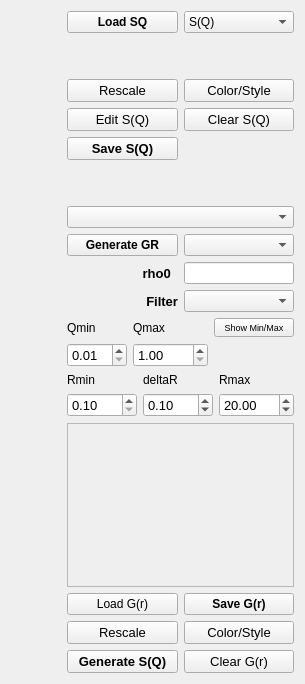
            <widget class="QWidget" name="tab_gR">
             <attribute name="title">
              <string>Calculate G(R)</string>
             </attribute>
             <layout class="QGridLayout" name="gridLayout">
              <item row="1" column="0">
               <widget class="QFrame" name="frame_graphicsView_gr">
                <property name="minimumSize">
                 <size>
                  <width>50</width>
                  <height>300</height>
                 </size>
                </property>
               </widget>
              </item>
              <item row="0" column="0">
               <widget class="QFrame" name="frame_graphicsView_sq">
                <property name="minimumSize">
                 <size>
                  <width>50</width>
                  <height>300</height>
                 </size>
                </property>
               </widget>
              </item>
              <item row="0" column="1">
               <layout class="QVBoxLayout" name="verticalLayout_42">
                <item>
                 <layout class="QGridLayout" name="gridLayout_18">
                  <item row="6" column="1">
                   <widget class="QPushButton" name="pushButton_clearSofQ">
                    <property name="font">
                     <font>
                      <pointsize>10</pointsize>
                     </font>
                    </property>
                    <property name="toolTip">
                     <string>&lt;html&gt;&lt;head/&gt;&lt;body&gt;&lt;p&gt;Clear S(Q) Canvas&lt;/p&gt;&lt;/body&gt;&lt;/html&gt;</string>
                    </property>
                    <property name="text">
                     <string>Clear S(Q)</string>
                    </property>
                   </widget>
                  </item>
                  <item row="1" column="0">
                   <widget class="QPushButton" name="pushButton_loadSQ">
                    <property name="sizePolicy">
                     <sizepolicy hsizetype="Preferred" vsizetype="Fixed">
                      <horstretch>0</horstretch>
                      <verstretch>0</verstretch>
                     </sizepolicy>
                    </property>
                    <property name="font">
                     <font>
                      <weight>75</weight>
                      <bold>true</bold>
                     </font>
                    </property>
                    <property name="toolTip">
                     <string>&lt;html&gt;&lt;head/&gt;&lt;body&gt;&lt;p&gt;Load S(Q) from the reduction tab. Plot S(Q), S(Q)-1 or Q[S(Q)-1] according to the selected radio buttons below.&lt;/p&gt;&lt;p&gt;&lt;span style=&quot; font-weight:600;&quot;&gt;Use regular file loader at this phase.&lt;/span&gt;&lt;/p&gt;&lt;p&gt;Duplicate the function in FastGR/scripts/fastgr&lt;/p&gt;&lt;p&gt;149     def read_SQ_file(self):&lt;/p&gt;&lt;p&gt;&lt;br/&gt;&lt;/p&gt;&lt;/body&gt;&lt;/html&gt;</string>
                    </property>
                    <property name="text">
                     <string>Load SQ</string>
                    </property>
                   </widget>
                  </item>
                  <item row="3" column="1">
                   <spacer name="verticalSpacer_3">
                    <property name="orientation">
                     <enum>Qt::Vertical</enum>
                    </property>
                    <property name="sizeHint" stdset="0">
                     <size>
                      <width>20</width>
                      <height>40</height>
                     </size>
                    </property>
                   </spacer>
                  </item>
                  <item row="5" column="1">
                   <widget class="QPushButton" name="pushButton_sqColorStyle">
                    <property name="font">
                     <font>
                      <pointsize>10</pointsize>
                     </font>
                    </property>
                    <property name="toolTip">
                     <string>&lt;html&gt;&lt;head/&gt;&lt;body&gt;&lt;p&gt;Change line's color/style&lt;/p&gt;&lt;/body&gt;&lt;/html&gt;</string>
                    </property>
                    <property name="text">
                     <string>Color/Style</string>
                    </property>
                   </widget>
                  </item>
                  <item row="5" column="0">
                   <widget class="QPushButton" name="pushButton_rescaleSq">
                    <property name="font">
                     <font>
                      <pointsize>10</pointsize>
                     </font>
                    </property>
                    <property name="text">
                     <string>Rescale</string>
                    </property>
                   </widget>
                  </item>
                  <item row="1" column="1">
                   <widget class="QComboBox" name="comboBox_SofQType">
                    <item>
                     <property name="text">
                      <string>S(Q)</string>
                     </property>
                    </item>
                    <item>
                     <property name="text">
                      <string>S(Q)-1</string>
                     </property>
                    </item>
                    <item>
                     <property name="text">
                      <string>Q[S(Q)-1]</string>
                     </property>
                    </item>
                   </widget>
                  </item>
                  <item row="6" column="0">
                   <widget class="QPushButton" name="pushButton_editSofQ">
                    <property name="font">
                     <font>
                      <pointsize>10</pointsize>
                     </font>
                    </property>
                    <property name="text">
                     <string>Edit S(Q)</string>
                    </property>
                   </widget>
                  </item>
                  <item row="7" column="0">
                   <widget class="QPushButton" name="pushButton_saveSQ">
                    <property name="font">
                     <font>
                      <pointsize>10</pointsize>
                      <weight>75</weight>
                      <bold>true</bold>
                     </font>
                    </property>
                    <property name="text">
                     <string>Save S(Q)</string>
                    </property>
                   </widget>
                  </item>
                 </layout>
                </item>
                <item>
                 <spacer name="verticalSpacer_36">
                  <property name="orientation">
                   <enum>Qt::Vertical</enum>
                  </property>
                  <property name="sizeType">
                   <enum>QSizePolicy::Preferred</enum>
                  </property>
                  <property name="sizeHint" stdset="0">
                   <size>
                    <width>20</width>
                    <height>40</height>
                   </size>
                  </property>
                 </spacer>
                </item>
                <item>
                 <widget class="QComboBox" name="comboBox_SofQ"/>
                </item>
                <item>
                 <layout class="QGridLayout" name="gridLayout_2">
                  <item row="0" column="0">
                   <widget class="QPushButton" name="pushButton_generateGR">
                    <property name="font">
                     <font>
                      <weight>75</weight>
                      <bold>true</bold>
                     </font>
                    </property>
                    <property name="text">
                     <string>Generate GR</string>
                    </property>
                   </widget>
                  </item>
                  <item row="0" column="1">
                   <widget class="QComboBox" name="comboBox_pdfType">
                    <property name="toolTip">
                     <string>&lt;html&gt;&lt;head/&gt;&lt;body&gt;&lt;p&gt;PDF Type&lt;/p&gt;&lt;/body&gt;&lt;/html&gt;</string>
                    </property>
                   </widget>
                  </item>
                  <item row="2" column="0">
                   <layout class="QHBoxLayout" name="horizontalLayout_18">
                    <item>
                     <widget class="QLabel" name="label_4">
                      <property name="font">
                       <font>
                        <pointsize>10</pointsize>
                        <weight>75</weight>
                        <bold>true</bold>
                       </font>
                      </property>
                      <property name="layoutDirection">
                       <enum>Qt::LeftToRight</enum>
                      </property>
                      <property name="text">
                       <string>rho0  </string>
                      </property>
                      <property name="alignment">
                       <set>Qt::AlignRight|Qt::AlignTrailing|Qt::AlignVCenter</set>
                      </property>
                     </widget>
                    </item>
                   </layout>
                  </item>
                  <item row="2" column="1">
                   <widget class="QLineEdit" name="lineEdit_rho">
                    <property name="sizePolicy">
                     <sizepolicy hsizetype="Ignored" vsizetype="Fixed">
                      <horstretch>0</horstretch>
                      <verstretch>0</verstretch>
                     </sizepolicy>
                    </property>
                   </widget>
                  </item>
                  <item row="3" column="1">
                   <widget class="QComboBox" name="comboBox_pdfCorrection"/>
                  </item>
                  <item row="3" column="0">
                   <widget class="QLabel" name="label_filter">
                    <property name="font">
                     <font>
                      <pointsize>10</pointsize>
                      <weight>75</weight>
                      <bold>true</bold>
                     </font>
                    </property>
                    <property name="text">
                     <string>Filter</string>
                    </property>
                    <property name="alignment">
                     <set>Qt::AlignRight|Qt::AlignTrailing|Qt::AlignVCenter</set>
                    </property>
                   </widget>
                  </item>
                 </layout>
                </item>
                <item>
                 <layout class="QGridLayout" name="gridLayout_4">
                  <item row="0" column="0">
                   <widget class="QLabel" name="labelQmin">
                    <property name="text">
                     <string>Qmin</string>
                    </property>
                   </widget>
                  </item>
                  <item row="0" column="2">
                   <widget class="QPushButton" name="pushButton_showQMinMax">
                    <property name="font">
                     <font>
                      <pointsize>7</pointsize>
                     </font>
                    </property>
                    <property name="toolTip">
                     <string>&lt;html&gt;&lt;head/&gt;&lt;body&gt;&lt;p&gt;Show or hide the vertical indicators for Qmin and Qmax&lt;/p&gt;&lt;/body&gt;&lt;/html&gt;</string>
                    </property>
                    <property name="text">
                     <string>Show Min/Max</string>
                    </property>
                   </widget>
                  </item>
                  <item row="0" column="1">
                   <widget class="QLabel" name="labelQmax">
                    <property name="text">
                     <string>Qmax</string>
                    </property>
                   </widget>
                  </item>
                  <item row="1" column="0">
                   <widget class="QDoubleSpinBox" name="doubleSpinBoxQmin">
                    <property name="font">
                     <font>
                      <pointsize>10</pointsize>
                     </font>
                    </property>
                    <property name="minimum">
                     <double>0.010000000000000</double>
                    </property>
                    <property name="maximum">
                     <double>10.000000000000000</double>
                    </property>
                    <property name="singleStep">
                     <double>0.010000000000000</double>
                    </property>
                   </widget>
                  </item>
                  <item row="1" column="1">
                   <widget class="QDoubleSpinBox" name="doubleSpinBoxQmax">
                    <property name="font">
                     <font>
                      <pointsize>10</pointsize>
                     </font>
                    </property>
                    <property name="minimum">
                     <double>1.000000000000000</double>
                    </property>
                    <property name="maximum">
                     <double>1000.000000000000000</double>
                    </property>
                    <property name="singleStep">
                     <double>0.500000000000000</double>
                    </property>
                   </widget>
                  </item>
                 </layout>
                </item>
               </layout>
              </item>
              <item row="1" column="1">
               <layout class="QVBoxLayout" name="verticalLayout_43">
                <item>
                 <layout class="QGridLayout" name="gridLayout_5">
                  <item row="0" column="1">
                   <widget class="QLabel" name="labeldelR">
                    <property name="text">
                     <string>deltaR</string>
                    </property>
                   </widget>
                  </item>
                  <item row="0" column="2">
                   <widget class="QLabel" name="labelRmax">
                    <property name="text">
                     <string>Rmax</string>
                    </property>
                   </widget>
                  </item>
                  <item row="0" column="0">
                   <widget class="QLabel" name="labelRmin">
                    <property name="text">
                     <string>Rmin</string>
                    </property>
                   </widget>
                  </item>
                  <item row="1" column="0">
                   <widget class="QDoubleSpinBox" name="doubleSpinBoxRmin">
                    <property name="font">
                     <font>
                      <pointsize>10</pointsize>
                     </font>
                    </property>
                    <property name="minimum">
                     <double>0.100000000000000</double>
                    </property>
                    <property name="maximum">
                     <double>4.000000000000000</double>
                    </property>
                    <property name="singleStep">
                     <double>0.100000000000000</double>
                    </property>
                   </widget>
                  </item>
                  <item row="1" column="1">
                   <widget class="QDoubleSpinBox" name="doubleSpinBoxDelR">
                    <property name="font">
                     <font>
                      <pointsize>10</pointsize>
                     </font>
                    </property>
                    <property name="minimum">
                     <double>0.010000000000000</double>
                    </property>
                    <property name="maximum">
                     <double>1.000000000000000</double>
                    </property>
                    <property name="singleStep">
                     <double>0.010000000000000</double>
                    </property>
                    <property name="value">
                     <double>0.100000000000000</double>
                    </property>
                   </widget>
                  </item>
                  <item row="1" column="2">
                   <widget class="QDoubleSpinBox" name="doubleSpinBoxRmax">
                    <property name="font">
                     <font>
                      <pointsize>10</pointsize>
                     </font>
                    </property>
                    <property name="minimum">
                     <double>5.000000000000000</double>
                    </property>
                    <property name="maximum">
                     <double>1000.000000000000000</double>
                    </property>
                    <property name="value">
                     <double>20.000000000000000</double>
                    </property>
                   </widget>
                  </item>
                 </layout>
                </item>
                <item>
                 <widget class="QFrame" name="frame_treeWidget_grWsList">
                  <property name="sizePolicy">
                   <sizepolicy hsizetype="Preferred" vsizetype="Expanding">
                    <horstretch>0</horstretch>
                    <verstretch>0</verstretch>
                   </sizepolicy>
                  </property>
                  <property name="frameShape">
                   <enum>QFrame::StyledPanel</enum>
￼	          </property>
￼	          <property name="frameShadow">
￼	           <enum>QFrame::Raised</enum>
                  </property>
                  <column>
                   <property name="text">
                    <string notr="true">1</string>
                   </property>
                  </column>
                 </widget>
                </item>
                <item>
                 <layout class="QGridLayout" name="gridLayout_3">
                  <item row="0" column="0">
                   <widget class="QPushButton" name="pushButton_loadGofR">
                    <property name="text">
                     <string>Load G(r)</string>
                    </property>
                   </widget>
                  </item>
                  <item row="0" column="1">
                   <widget class="QPushButton" name="pushButton_saveGR">
                    <property name="font">
                     <font>
                      <weight>75</weight>
                      <bold>true</bold>
                     </font>
                    </property>
                    <property name="text">
                     <string>Save G(r)</string>
                    </property>
                   </widget>
                  </item>
                  <item row="2" column="1">
                   <widget class="QPushButton" name="pushButton_clearGrCanvas">
                    <property name="font">
                     <font>
                      <pointsize>10</pointsize>
                     </font>
                    </property>
                    <property name="text">
                     <string>Clear G(r)</string>
                    </property>
                   </widget>
                  </item>
                  <item row="1" column="0">
                   <widget class="QPushButton" name="pushButton_rescaleGr">
                    <property name="font">
                     <font>
                      <pointsize>10</pointsize>
                     </font>
                    </property>
                    <property name="text">
                     <string>Rescale</string>
                    </property>
                   </widget>
                  </item>
                  <item row="1" column="1">
                   <widget class="QPushButton" name="pushButton_grColorStyle">
                    <property name="font">
                     <font>
                      <pointsize>10</pointsize>
                     </font>
                    </property>
                    <property name="text">
                     <string>Color/Style</string>
                    </property>
                   </widget>
                  </item>
                  <item row="2" column="0">
                   <widget class="QPushButton" name="pushButton_generateSQ">
                    <property name="font">
                     <font>
                      <pointsize>10</pointsize>
                      <weight>75</weight>
                      <bold>true</bold>
                     </font>
                    </property>
                    <property name="text">
                     <string>Generate S(Q)</string>
                    </property>
                   </widget>
                  </item>
                 </layout>
                </item>
               </layout>
              </item>
             </layout>
            </widget>
